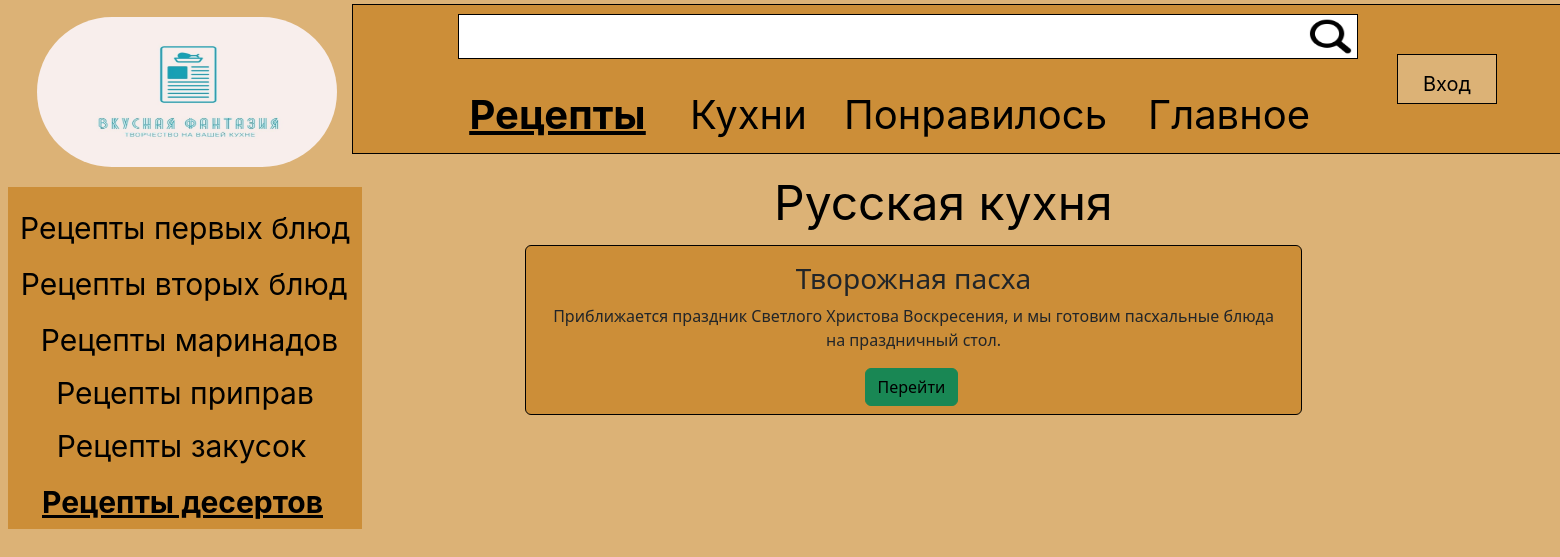
The app's page /recipe/desserts_Russia with its own data.
### recipe/models.py (models this page shows, shortened)
class Articles(models.Model):
    country = models.CharField ('Национальная кухня', max_length=50)
    title = models.CharField('Название блюда', max_length=100)
    photo = models.ImageField(upload_to='media')
    descriptions = models.CharField('Описание', max_length=150)
    cooking = models.TextField('Как приготовить')
    products = models.TextField('Ингредиенты')
    dish = models.CharField('Тип блюда', max_length=50)
    tableware = models.TextField('Тип приготовления')
    time = models.CharField('Время приготовления', max_length=50)
    class Meta:
        verbose_name ='Рецепт'
        verbose_name_plural = 'рецепты'

### recipe/views.py (the view)
# urls.py: path('desserts_Russia', views.recipe_desserts, ),
def recipe_desserts(request):
    recipe = Articles.objects.filter(dish='Десерт')
    return render(request, 'recipe/recipe_desserts_Russia.html', {'recipe': recipe})

### recipe/templates/recipe/recipe_desserts_Russia.html (shortened to what this page needs)
{% extends "main/layout8.html" %}
{%  load static %}
{% block content %}
    {% for el in recipe %}
    <div class='alert alert-worning'>
        <h3>{{ el.title }}</h3>
        <p>{{ el.descriptions }}<p>
        <a href ='{% url 'recipe-detail' el.id %}' class="btn btn-success">Перейти</a>
    </div>
    {% endfor %}
{% endblock %}

### main/static/main/css/main2.css (style rules this page uses)
.btn { color: black; text-decoration: none; white-space: nowrap; }
.alert-worning { width: 777px; height: 170px; position: absolute; margin: 245px 525px; text-align: center; background: #CC8E38; border: 1px black solid; }

### records on screen
Articles: title "Творожная пасха", descriptions "Приближается праздник Светлого Христова Воскресения, и мы готовим пасхальные блюда на праздничный стол."
